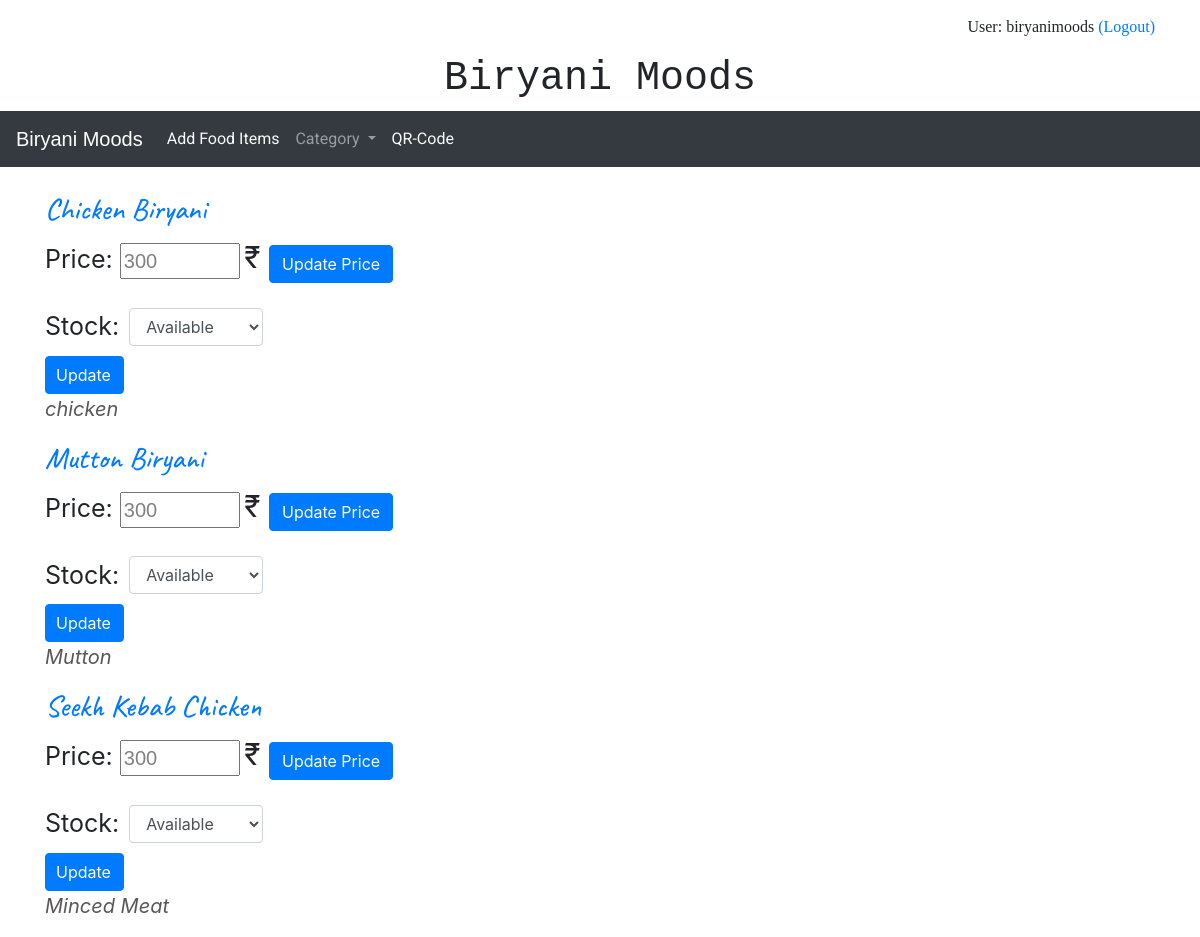
The app's page /manager/ (signed in) with its own data.
### menu/models.py (models this page shows, shortened)
class Restaurant(models.Model):
    rest_name= models.CharField(max_length=64)
    user_name = models.ForeignKey(User, on_delete=models.CASCADE, related_name="restaurant", null=True)
    address_1 = models.CharField(max_length=64, blank=True)
    address_2 = models.CharField(max_length=64, blank=True)
    pincode = models.CharField(max_length=6, blank=True)
    city = models.CharField(max_length=64, blank=True)
    state=models.CharField(max_length=64, blank=True)
    phone = models.CharField(max_length=32, blank=True)
    def __str__(self):
        return f"{self.rest_name}"

class Menu(models.Model):
    item_name = models.CharField(max_length=48)
    price= models.IntegerField()
    ingredient = models.TextField()
    stock = models.BooleanField()
    quantity = models.IntegerField(blank=True, null=True)
    category = models.ForeignKey(Category,on_delete=models.CASCADE, related_name="menu_items", null=True)
    rest_id =  models.ForeignKey(User, on_delete=models.CASCADE, related_name="menu_items", null=True)

### manager/views.py (the view)
# urls.py: path('', views.index, name="index"),
def index(request):
    if not request.user.is_authenticated:
        return HttpResponseRedirect(reverse("login"))
    if request.method=="POST":
        print("hello")
        print(request.POST["price"])
    if Restaurant.objects.filter(user_name = request.user).exists():
        restaurant_name = Restaurant.objects.get(user_name = request.user)
        user = User.objects.get(username=request.user.username)
        categories = Category.objects.filter(rest_category = restaurant_name)
        menu_items = Menu.objects.filter(rest_id = user ).order_by("category")
    else:
        restaurant_name = "No restaurant registered with user"
        return render(request, "manager/index.html", {
            "username": request.user.username,
            "restaurant":restaurant_name,
        })
    return render(request, "manager/index.html", {
        "username": request.user.username,
        "restaurant":restaurant_name,
        "categories": categories,
        "menu_items": menu_items
    })

### manager/templates/manager/index.html (shortened to what this page needs)
{% extends "manager/layout.html"%}
{% block restaurant%}
    {%if restaurant%}
    <p>User: {{username}}
        <a href="{% url 'logout'%}"> (Logout)</a>
    </p>
    <h1>{{restaurant}} </h1>
    {%endif%}
{% endblock %}
{%block restaurant_navbar%}
    {{restaurant}}
{%endblock%}
{% block menu_item%}
    {%for item in menu_items%}
    <div class="container menu_item" >
        <h4><a href="{% url 'edit_menu' item.id %}">{{item.item_name}} </a>  </h4>
        <form action="{%url 'update_price' item.id %}" method="POST" >
            <span style="font-size:25px;">Price:  </span>
            <input type="text" name="price" id="price" value="{{item.price}}" style="width: 120px;">  <span style="font-size:30px;">₹  </span>
            <button class="btn btn-primary" type="submit">Update Price</button>
        </form>
        <form class="form-inline" action="{%url 'update_stock' item.id %}" method="POST" style="padding-top:15px;width: 300px;" >
            <span style="font-size:25px;">Stock:  </span>
            <select class="form-control " name="stock"  required  style="margin:10px">
                {% if item.stock %}
                    <option value=True>Available</option>
                {%else%}
                    <option value=False >Unavailable</option>
                    <option value=True>Available</option>
                {%endif%}
            </select>
                <button class="btn btn-primary" type="submit" style="padding-left:10px" >Update</button>
        </form>
        <p id="ing"> {{item.ingredient}}</p>
    </div>
    {%empty%}
    <h4> No items in Menu</h4>
    {%endfor%}
{%endblock%}

### manager/templates/manager/layout.html (shortened to what this page needs)
<!DOCTYPE html>
<html lang="en">
<head>
    <link rel="stylesheet" href="https://maxcdn.bootstrapcdn.com/bootstrap/4.5.2/css/bootstrap.min.css">
    {% load static %}
    <link rel="stylesheet" type="text/css" href="{% static 'menu/style.css' %}">
</head>
<body>
  <div class="container" id="restaurant_name">
      {% block restaurant%}
      {% endblock %}
  </div>
  <nav class="navbar navbar-expand-md bg-dark navbar-dark sticky-top" >
    <a class="navbar-brand" id="navbar-brand" href="{% url 'index'%}">
        {%block restaurant_navbar%}
        {%endblock%}
      </a>
    <div class="collapse navbar-collapse" id="collapsibleNavbar">
      <ul class="navbar-nav">
        <li class="nav-item">
          <a class="nav-link text-light" href="{% url 'add'%}">Add Food Items</a>
        </li>
        <li class="nav-item dropdown">
          <a class="nav-link dropdown-toggle" href="#" id="navbardrop" data-toggle="dropdown">
            Category
          </a>
        </li>
        <li class="nav-item">
          <a class="nav-link text-light" href="{% url 'qrcode'%}">QR-Code</a>
        </li>
      </ul>
    </div>
  </nav>
  <br>
  {% block menu_item%}
  {%endblock%}
</body>
</html>

### menu/static/menu/style.css (style rules this page uses)
#restaurant_name { padding-top: 15px; }
#restaurant_name h1 { text-align: center; font-family: 'Roboto Mono','Courier New', Courier, monospace; }
#restaurant_name p { font-family:Cambria, Cochin, Georgia, Times, 'Times New Roman', serif; text-align: right; }
#navbar-brand { font-family: Verdana, Geneva, Tahoma, sans-serif; }
#collapsibleNavbar li { font-family: 'Roboto'; }
.menu_item h4 { font-family:'Caveat','Dancing Script'; font-size: 30px; color: rgb(221, 168, 21); }
#price { font-family:sans-serif; font-size: 20px; color:grey; }
#ing { font-family:-apple-system, BlinkMacSystemFont, 'Segoe UI', Roboto, Oxygen, Ubuntu, Cantarell, 'Open Sans', 'Helvetica Neue', sans-serif; font-size:20px; color: rgb(90, 87, 87); font-style: italic; }

### records on screen
Restaurant: rest_name "Biryani Moods"
Menu: item_name "Chicken Biryani", price "300", stock "Available", ingredient "chicken"
Menu: item_name "Mutton Biryani", price "300", stock "Available", ingredient "Mutton"
Menu: item_name "Seekh Kebab Chicken", price "300", stock "Available", ingredient "Minced Meat"

### other values on screen
{{ username }} "biryanimoods"
